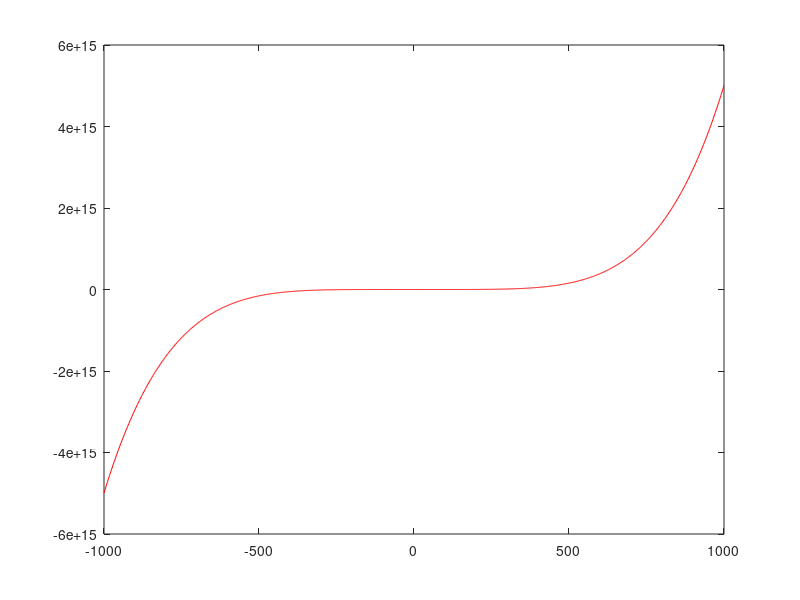

This figure's MATLAB source: (Note: this script raises an error after producing the figure.)
clc, clear
num = input('Degree of polynom: ');
A = [];

for i = num:-1:0
    cof = sprintf("Coefficient at x^%d: ", i);
    c = input(cof);
    A(end+1) = c;
end

disp('---')
disp('Roots of polynom:')
disp(roots(A))

figure
x = linspace(-1000,1000,1000);
y = polyval(A, x);
plot(x, y, 'r')
yline(0 , 'g--')
grid on
xlabel('X')
ylabel('Y')

saveas(gcf,'graf', 'png')
